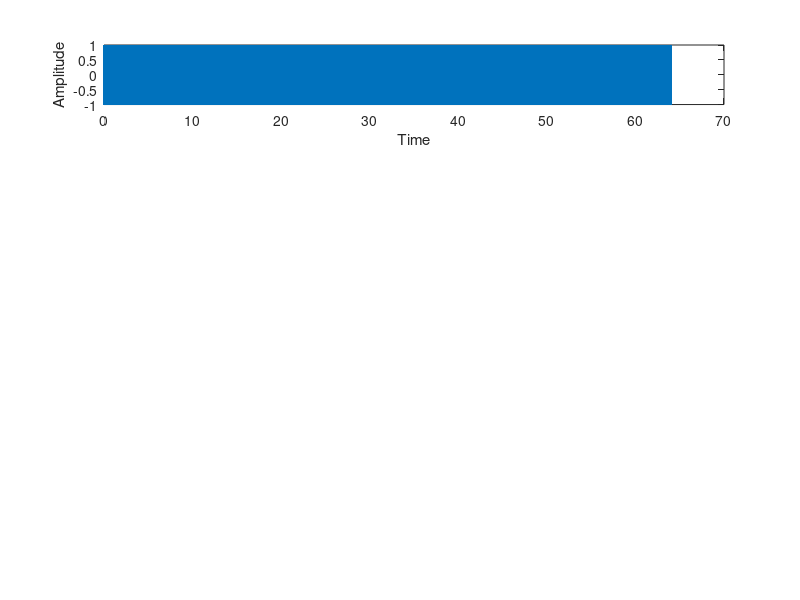
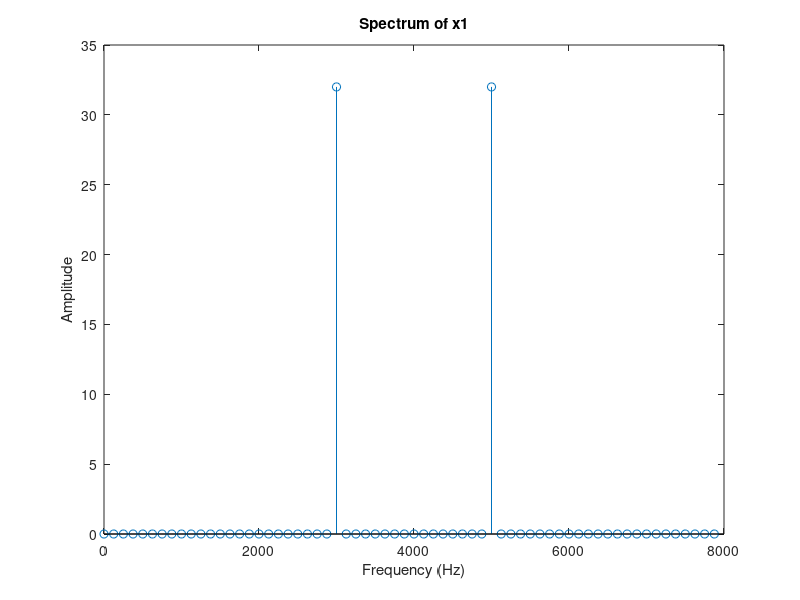
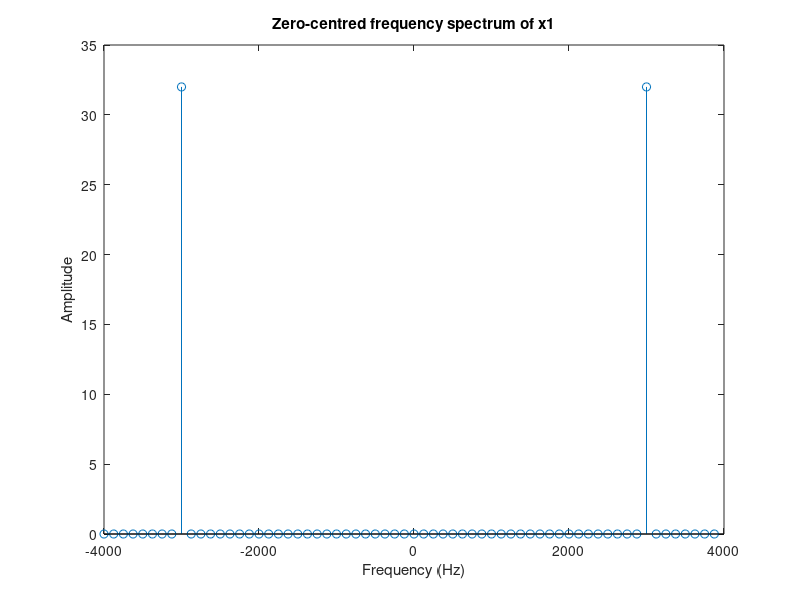

The MATLAB source for these figures, in order:
# Procesarea semnalelor
# Laborator 6
clear all;
close all;

A = 1;
Fs = 8000;                # samples per seconds
dt = 1/Fs;                # seconds per sample
T = 64;                   # seconds
t = (0:dt:T - dt);        # seconds
N = T;

figure 1
# Sin 3000Hz                 
Fc1 =  3000;              # hertz
s1 = A*cos(2*pi*Fc1*t);
subplot(5, 1, 1);
plot(t, s1);
ylabel('Amplitude');
xlabel('Time');

figure;
fx = zeros(1, N);
fidx = (Fs/N) * linspace(0,N-1,N);
spectrum = fft(s1, N);
stem(fidx, abs(spectrum));
xlabel('Frequency (Hz)');
ylabel('Amplitude');
title('Spectrum of x1');

figure;
fidx = (Fs/N)*linspace(-N/2, N/2-1, N);
stem(fidx, abs(fftshift(spectrum)));
xlabel('Frequency (Hz)');
ylabel('Amplitude');
title('Zero-centred frequency spectrum of x1');
